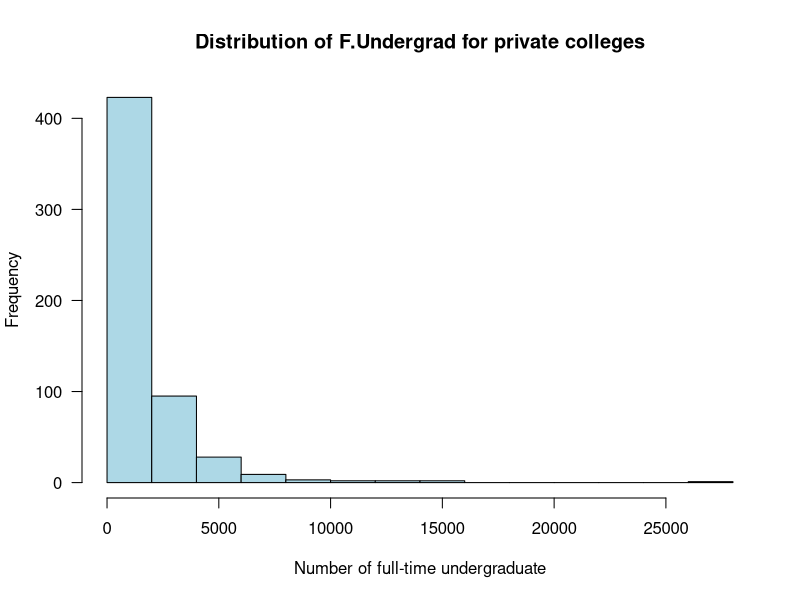
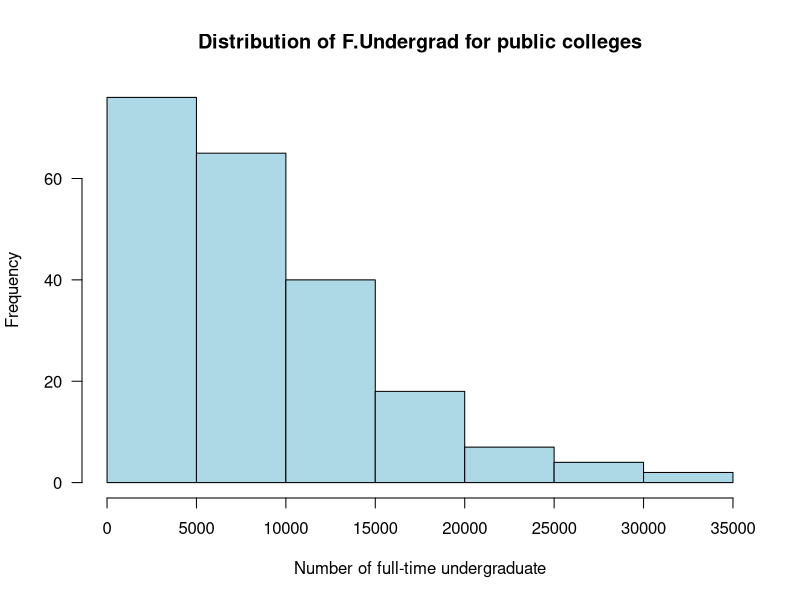
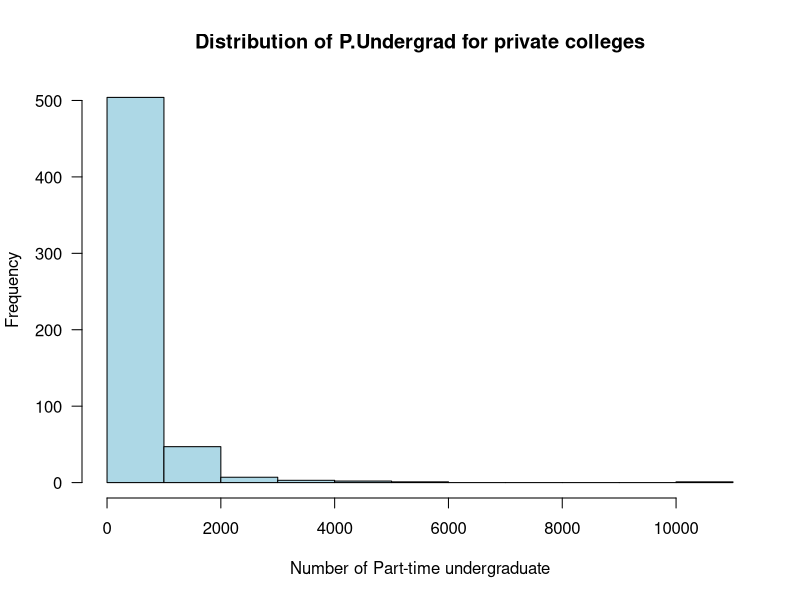
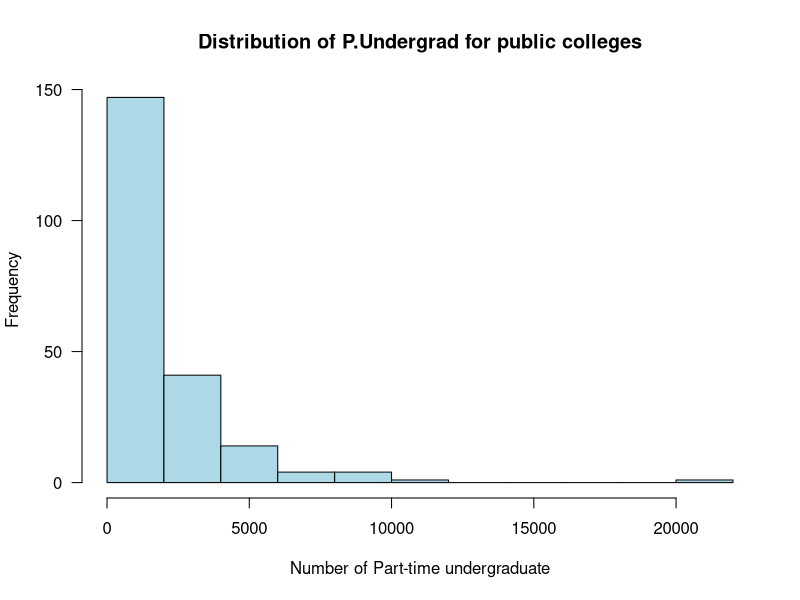
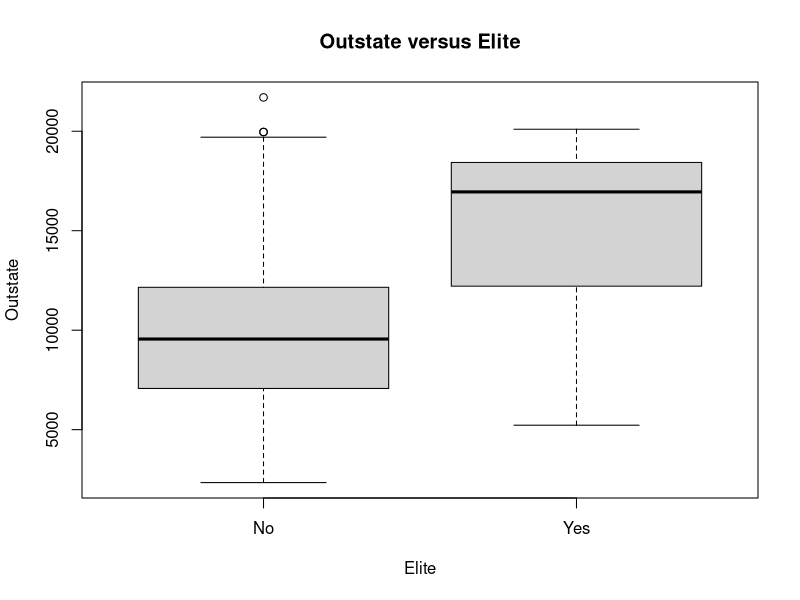

Here is the R script that generated these plots, in order:
# load data
mydata<-read.csv("College.csv", header=TRUE)

# add new column: acceptance rate
mydata$accept_rate<-mydata$Accept/mydata$Apps

# new data set: university/college with acceptance rate
top3lowest<-mydata[,c(1,20)]


# Q1: Top 3 university/college that has the lowest acceptance rate
head(top3lowest[order(top3lowest$accept_rate),], n =3)


# Q2:
# Distribution of full-time undergraduate for private universities/colleges
hist(mydata$F.Undergrad[mydata$Private == "Yes"], 
main = "Distribution of F.Undergrad for private colleges", 
xlab = "Number of full-time undergraduate", las=1, col="light blue")

# Distribution of full-time undergraduate for public universities/colleges
hist(mydata$F.Undergrad[mydata$Private == "No"], 
     main = "Distribution of F.Undergrad for public colleges", 
     xlab = "Number of full-time undergraduate", las=1, col="light blue")

# Distribution of part-time undergraduate for private universities/colleges
hist(mydata$P.Undergrad[mydata$Private == "Yes"], 
     main = "Distribution of P.Undergrad for private colleges", 
     xlab = "Number of Part-time undergraduate", las=1, col="light blue")

# Distribution of part-time undergraduate for public universities/colleges
hist(mydata$P.Undergrad[mydata$Private == "No"], 
     main = "Distribution of P.Undergrad for public colleges", 
     xlab = "Number of Part-time undergraduate", las=1, col="light blue")


# Q3
# Create a new column called "Elite"
mydata$Elite <- "No"
mydata$Elite[mydata$Top10perc > 50] <- "Yes"

# change Elite column as factor
mydata$Elite = as.factor(mydata$Elite)
# Use the summary() function to check how many Elite schools there are
summary(mydata$Elite)

# produce side-by-side boxplots of "Outstate" versus "Elite"
boxplot(mydata$Outstate~mydata$Elite, main = "Outstate versus Elite", 
        xlab = "Elite", ylab = "Outstate")

